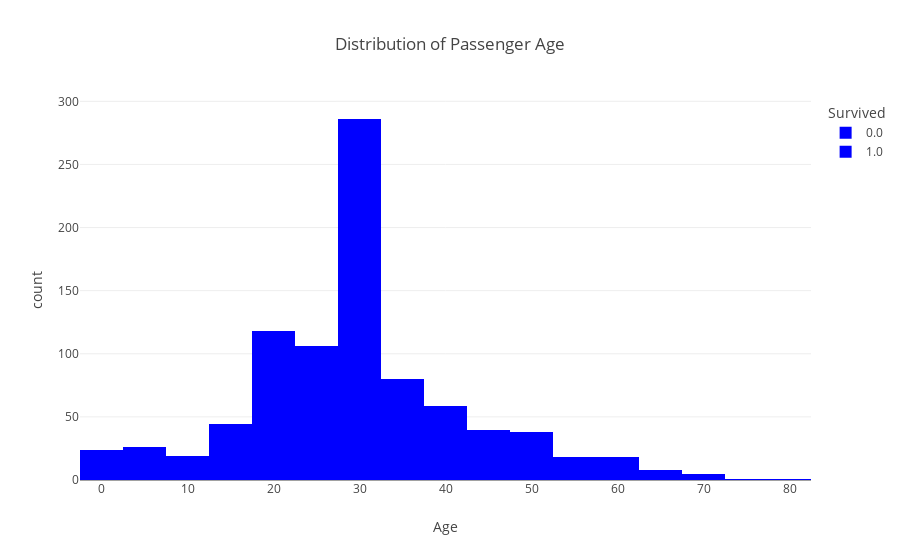
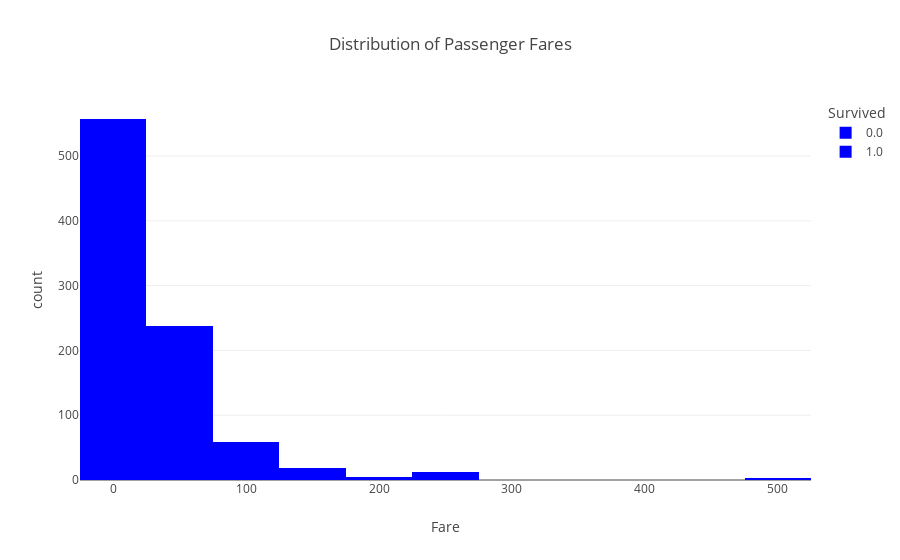
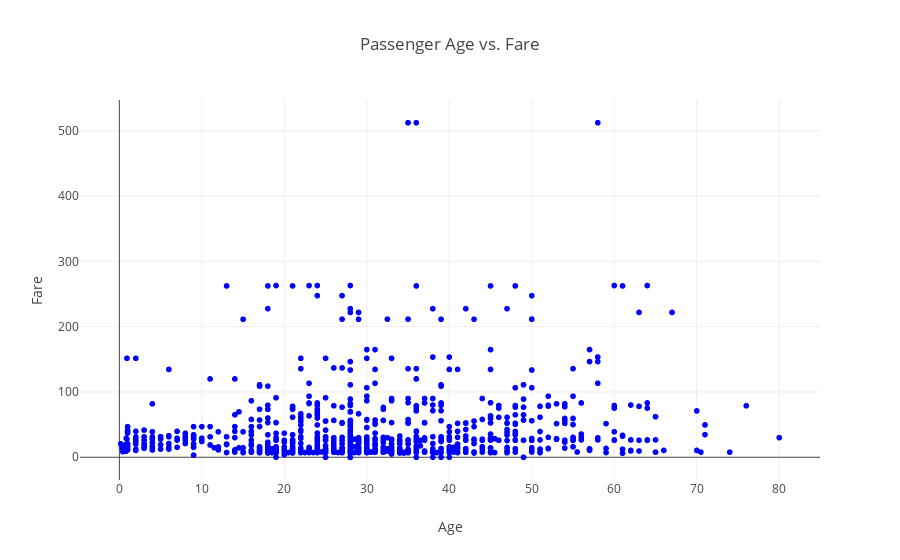

The cell these charts' notebook holds for them, in order:
### Code cell
fig_age = px.histogram(titanic_df, x="Age", nbins=20,
                       color="Survived",
                       title="Distribution of Passenger Age")


fig_fare = px.histogram(titanic_df, x="Fare", nbins=20, 
                        color="Survived",
                        title="Distribution of Passenger Fares")

fig_scatter = px.scatter(titanic_df, x="Age", y="Fare", 
                         color="Survived",
                         title="Passenger Age vs. Fare")
if color_by_survival:
    st.plotly_chart(fig_age, use_container_width=True)
    st.plotly_chart(fig_fare, use_container_width=True)
    st.plotly_chart(fig_scatter, use_container_width=True)
else:
    st.plotly_chart(fig_age.update_traces(
        marker_color='blue'), use_container_width=True)
    st.plotly_chart(fig_fare.update_traces(
        marker_color='blue'), use_container_width=True)
    st.plotly_chart(fig_scatter.update_traces(
        marker_color='blue'), use_container_width=True)

fig_age.show()
fig_fare.show()
fig_scatter.show()

### Figure 1 — Plotly figure (JSON) as saved in the notebook; plotly's stock layout.template omitted (floating-point values rounded to 4 significant figures; data arrays with more than 128 entries replaced by an {"elided": "..."} marker saying what was removed)
{"data": [{"alignmentgroup": "True", "bingroup": "x", "hovertemplate": "Survived=0.0<br>Age=%{x}<br>count=%{y}<extra></extra>", "legendgroup": "0.0", "marker": {"color": "blue", "pattern": {"shape": ""}}, "name": "0.0", "nbinsx": 20, "offsetgroup": "0.0", "orientation": "v", "showlegend": true, "type": "histogram", "x": {"elided": "549 float values"}, "xaxis": "x", "yaxis": "y"}, {"alignmentgroup": "True", "bingroup": "x", "hovertemplate": "Survived=1.0<br>Age=%{x}<br>count=%{y}<extra></extra>", "legendgroup": "1.0", "marker": {"color": "blue", "pattern": {"shape": ""}}, "name": "1.0", "nbinsx": 20, "offsetgroup": "1.0", "orientation": "v", "showlegend": true, "type": "histogram", "x": {"elided": "342 float values"}, "xaxis": "x", "yaxis": "y"}], "layout": {"barmode": "relative", "legend": {"title": {"text": "Survived"}, "tracegroupgap": 0}, "title": {"text": "Distribution of Passenger Age"}, "xaxis": {"anchor": "y", "domain": [0, 1], "title": {"text": "Age"}}, "yaxis": {"anchor": "x", "domain": [0, 1], "title": {"text": "count"}}}}

### Figure 2 — Plotly figure (JSON) as saved in the notebook; plotly's stock layout.template omitted (floating-point values rounded to 4 significant figures; data arrays with more than 128 entries replaced by an {"elided": "..."} marker saying what was removed)
{"data": [{"alignmentgroup": "True", "bingroup": "x", "hovertemplate": "Survived=0.0<br>Fare=%{x}<br>count=%{y}<extra></extra>", "legendgroup": "0.0", "marker": {"color": "blue", "pattern": {"shape": ""}}, "name": "0.0", "nbinsx": 20, "offsetgroup": "0.0", "orientation": "v", "showlegend": true, "type": "histogram", "x": {"elided": "549 float values"}, "xaxis": "x", "yaxis": "y"}, {"alignmentgroup": "True", "bingroup": "x", "hovertemplate": "Survived=1.0<br>Fare=%{x}<br>count=%{y}<extra></extra>", "legendgroup": "1.0", "marker": {"color": "blue", "pattern": {"shape": ""}}, "name": "1.0", "nbinsx": 20, "offsetgroup": "1.0", "orientation": "v", "showlegend": true, "type": "histogram", "x": {"elided": "342 float values"}, "xaxis": "x", "yaxis": "y"}], "layout": {"barmode": "relative", "legend": {"title": {"text": "Survived"}, "tracegroupgap": 0}, "title": {"text": "Distribution of Passenger Fares"}, "xaxis": {"anchor": "y", "domain": [0, 1], "title": {"text": "Fare"}}, "yaxis": {"anchor": "x", "domain": [0, 1], "title": {"text": "count"}}}}

### Figure 3 — Plotly figure (JSON) as saved in the notebook; plotly's stock layout.template omitted (floating-point values rounded to 4 significant figures; data arrays with more than 128 entries replaced by an {"elided": "..."} marker saying what was removed)
{"data": [{"hovertemplate": "Age=%{x}<br>Fare=%{y}<br>Survived=%{marker.color}<extra></extra>", "legendgroup": "", "marker": {"color": "blue", "coloraxis": "coloraxis", "symbol": "circle"}, "mode": "markers", "name": "", "showlegend": false, "type": "scattergl", "x": {"elided": "1309 float values"}, "xaxis": "x", "y": {"elided": "1309 float values"}, "yaxis": "y"}], "layout": {"coloraxis": {"colorbar": {"title": {"text": "Survived"}}, "colorscale": [[0, "#000011"], [0.1111, "#000012"], [0.2222, "#000013"], [0.3333, "#000014"], [0.4444, "#000015"], [0.5556, "#000016"], [0.6667, "#000017"], [0.7778, "#000018"], [0.8889, "#000019"], [1, "#000020"]]}, "legend": {"tracegroupgap": 0}, "title": {"text": "Passenger Age vs. Fare"}, "xaxis": {"anchor": "y", "domain": [0, 1], "title": {"text": "Age"}}, "yaxis": {"anchor": "x", "domain": [0, 1], "title": {"text": "Fare"}}}}
